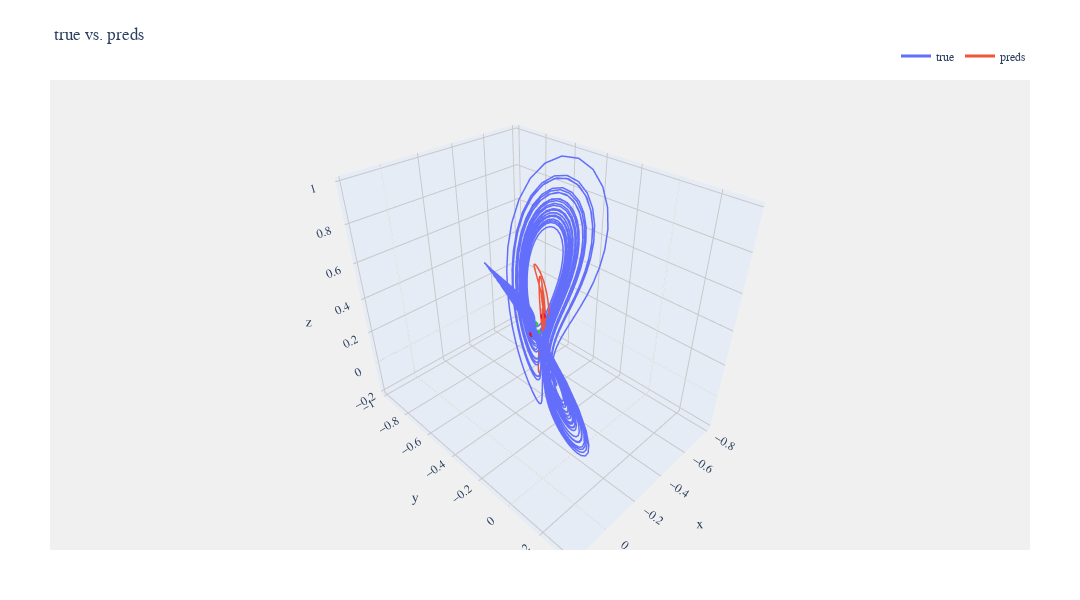

The cell this chart's notebook holds for it:
### Markdown cell above
## Best RMSE

### Code cell
with open(path , 'rb') as f:
    data = pickle.load(f)
Best_param_num = np.argmin([data[i]['metrics'] ['RMSE'] for i in range(len(data))]).item()
print(f"Parameters {Best_param_num} {data[Best_param_num]['parameters']}, RMSE = {data[Best_param_num]['metrics']['RMSE']}")
viz.compare_plot(datasets=[data[Best_param_num]['true_value'], data[Best_param_num]['predictions']], titles=["true","preds"], figsize=(1080,600))

### Figure 1 — Plotly figure (JSON) as saved in the notebook; plotly's stock layout.template omitted (floating-point values rounded to 4 significant figures; data arrays with more than 128 entries replaced by an {"elided": "..."} marker saying what was removed)
{"data": [{"hoverinfo": "x+y+z", "line": {"color": "#636EFA", "width": 3}, "mode": "lines", "name": "true", "type": "scatter3d", "x": {"elided": "2500 float values"}, "y": {"elided": "2500 float values"}, "z": {"elided": "2500 float values"}}, {"hoverinfo": "x+y+z", "marker": {"color": "limegreen", "size": 2}, "mode": "markers", "name": "Start 1", "showlegend": false, "type": "scatter3d", "x": [-0.3608], "y": [-0.4117], "z": [0.2703]}, {"hoverinfo": "x+y+z", "marker": {"color": "crimson", "size": 2}, "mode": "markers", "name": "End 1", "showlegend": false, "type": "scatter3d", "x": [0.009835], "y": [-0.05223], "z": [0.5999]}, {"hoverinfo": "x+y+z", "line": {"color": "#EF553B", "width": 3}, "mode": "lines", "name": "preds", "type": "scatter3d", "x": {"elided": "2500 float values"}, "y": {"elided": "2500 float values"}, "z": {"elided": "2500 float values"}}, {"hoverinfo": "x+y+z", "marker": {"color": "limegreen", "size": 2}, "mode": "markers", "name": "Start 2", "showlegend": false, "type": "scatter3d", "x": [-0.351], "y": [-0.3811], "z": [0.2382]}, {"hoverinfo": "x+y+z", "marker": {"color": "crimson", "size": 2}, "mode": "markers", "name": "End 2", "showlegend": false, "type": "scatter3d", "x": [-0.3089], "y": [-0.3071], "z": [0.3955]}], "layout": {"font": {"family": "Arial", "size": 12}, "height": 600, "legend": {"orientation": "h", "x": 1, "xanchor": "right", "y": 1.02, "yanchor": "bottom"}, "margin": {"b": 50, "l": 50, "r": 50, "t": 80}, "paper_bgcolor": "white", "plot_bgcolor": "rgb(240, 240, 240)", "scene": {"aspectmode": "data", "bgcolor": "rgb(240, 240, 240)", "xaxis": {"gridcolor": "rgb(200, 200, 200)", "showbackground": true}, "yaxis": {"gridcolor": "rgb(200, 200, 200)", "showbackground": true}, "zaxis": {"gridcolor": "rgb(200, 200, 200)", "showbackground": true}}, "showlegend": true, "title": {"text": "true vs. preds"}, "width": 1080}}
